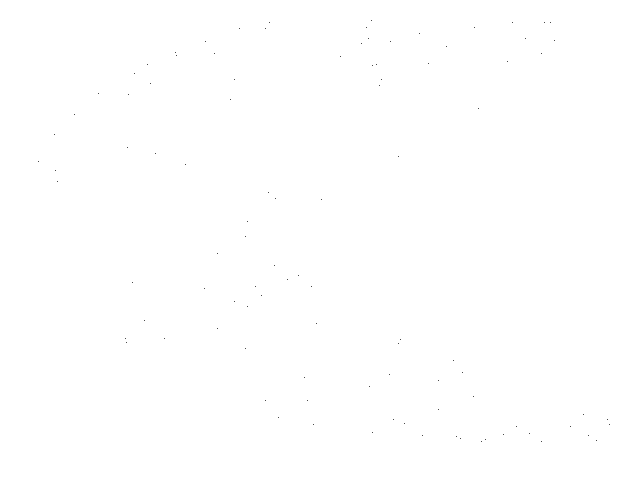
Frame 1 (no input)
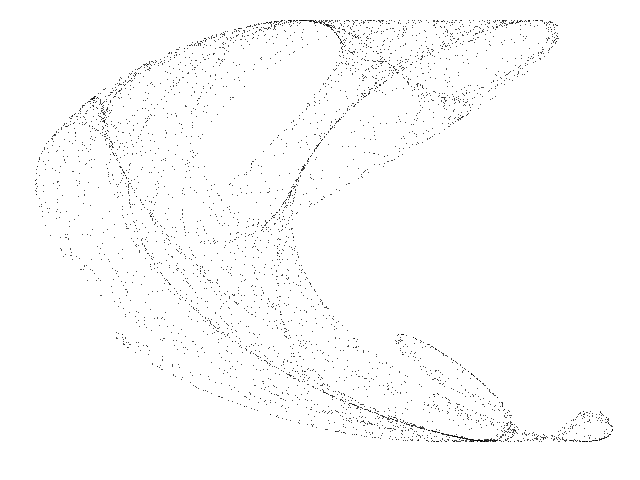
Frame 60 (the mouse pressed at the canvas centre just before this capture)
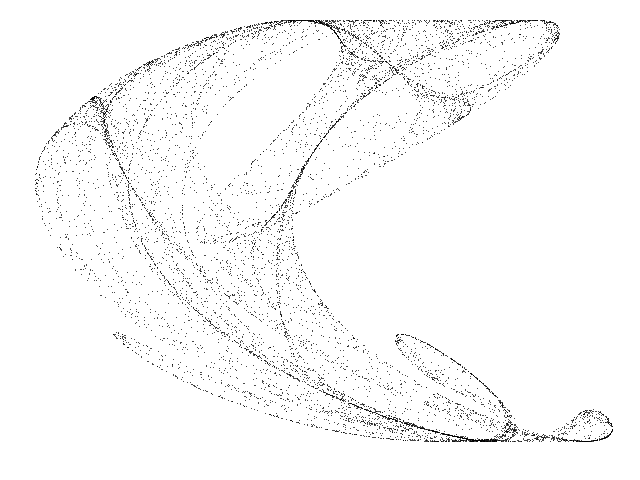
Frame 120 (the mouse held since frame 60 and released just before this capture)

The Processing sketch that drew these frames (run headless with seeded random() and noise(); from frame 60 on, the mouse is pressed at the canvas centre):

// Processing sketch: De_Jong_C
// ── De_Jong_C.pde
// Peter De Jong C chaotic map //

  float x = 0.1;
  float y = 0.1;
  float a = 2.01;
  float b = -2.53;
  float c = 1.61;
  float d = -0.33;


void setup() {
  
  size(640, 480);
  background(255);
  
}

void draw() {
  
  for (int i=0; i<100; i++) {
    
    float nx = x;
    float ny = y;
    
    x = sin(a * ny) - cos(b * nx);
    y = sin(c * nx) - cos(d * nx);
    
    point(340 + (160 * x), 430 + (210 * y));
        
  }

}
